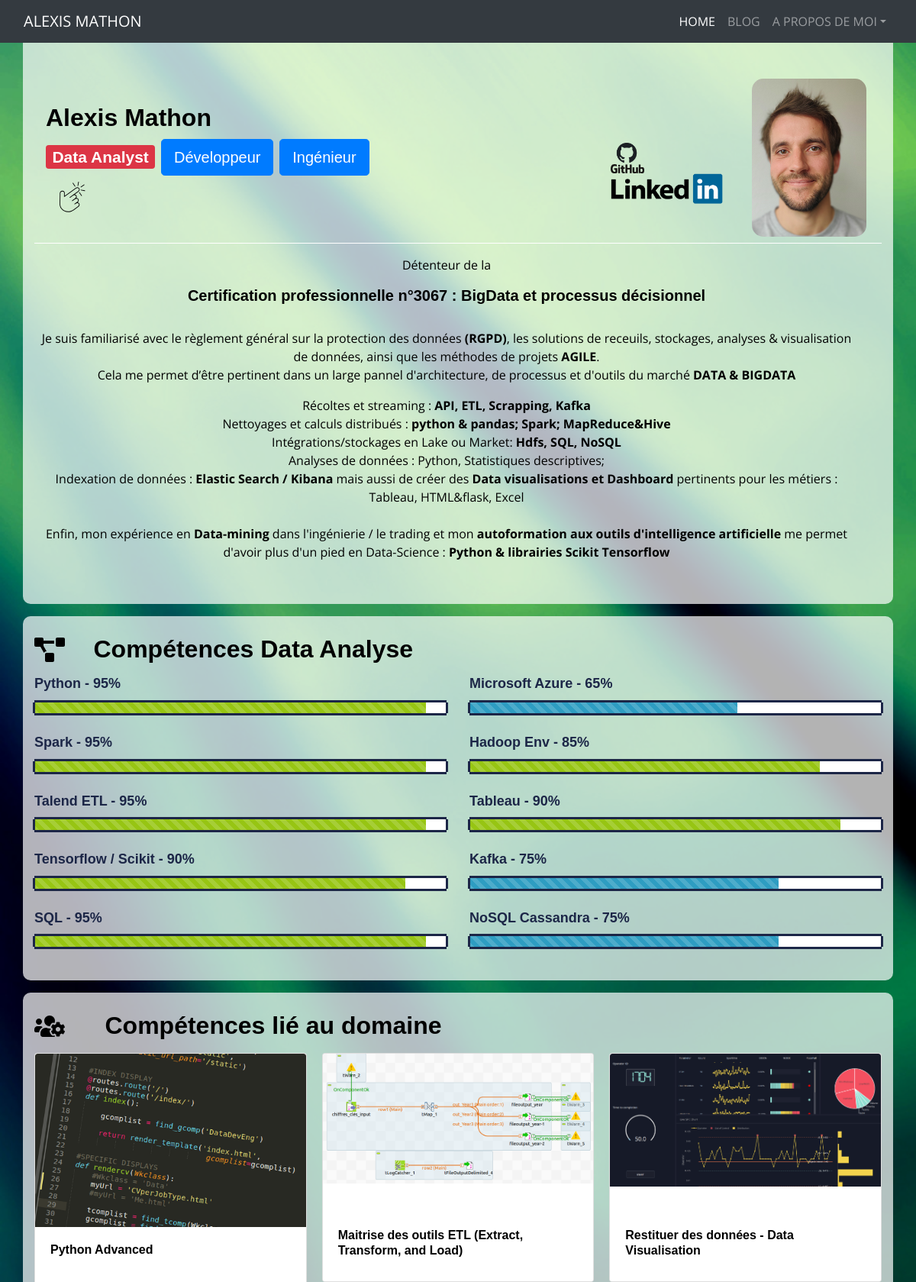
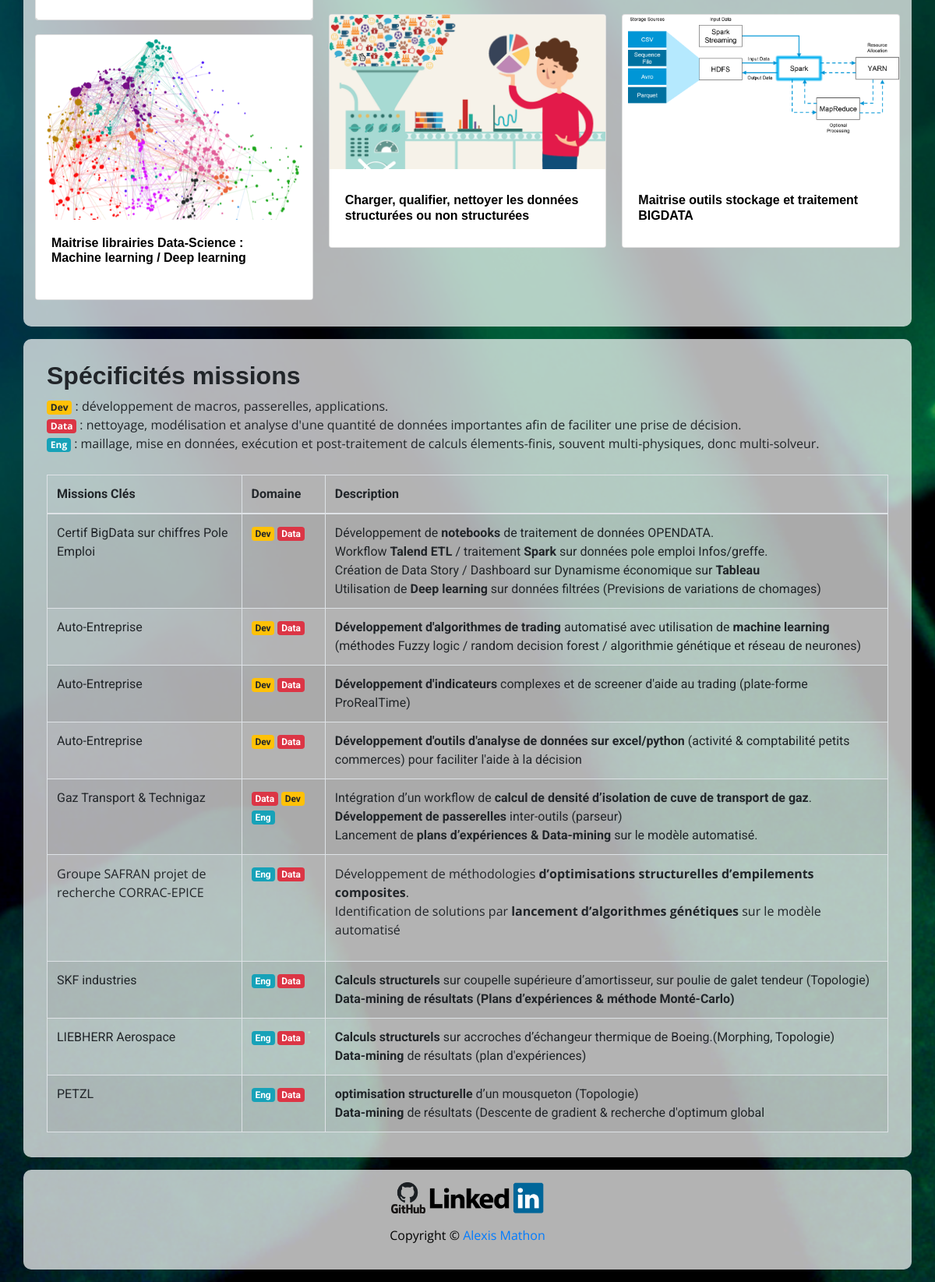
Page /CVdata/ on the committed database (2 pictures, top to bottom).
### cvapp/models.py (models this page shows, shortened)
class CompGraph(db.Model):
    id = db.Column(db.Integer, primary_key=True)
    name = db.Column(db.String(50), nullable=False)
    wc = db.Column(db.Enum(WorkClass), nullable=False)
    percentvalue = db.Column(db.Integer, nullable=False)

class CompGlob(db.Model):
    id = db.Column(db.Integer, primary_key=True)
    name = db.Column(db.String(50), nullable=False)
    img = db.Column(db.String(50), nullable=True)
    wc = db.Column(db.Enum(WorkClass), nullable=False)
    short = db.Column(db.String(200), nullable=False)

### cvapp/views.py (the view)
@routes.route('/CVdata/')
def datacv(): return rendercv('Data')

### cvapp/templates/Page_AboutMe.html (shortened to what this page needs)
{% extends 'base.html' %}
{% block content %}
      {% include 'bloc_presentation.html' %}
      {% if tcomplist: %}
        {% include 'bloc_skillbars.html' %}
      {% endif %}
      {% if gcomplist: %}
        {% include 'bloc_skilldetails.html' %}
      {% endif %}
      {% include 'bloc_xptable.html' %}
{% endblock %}

### cvapp/templates/base.html (shortened to what this page needs)
<!DOCTYPE html>
<html>
  <head>
    <link href="https://stackpath.bootstrapcdn.com/bootstrap/4.3.1/css/bootstrap.min.css" rel="stylesheet">
    <link href="{{ url_for('static', filename='css/style.css') }}" rel="stylesheet">
  </head>
  <body>
    <nav class="navbar fixed-top navbar-expand navbar-dark bg-dark justify-content-between flex-md-nowrap m-0">
        <a class="navbar-brand col-sm-3 col-md-2 mr-0 hidden-mobile" href="">ALEXIS MATHON</a>
        <ul class="nav navbar-nav col-auto ">
          <li class="nav-item active"> <a class="nav-link" href="/index">HOME<span class="sr-only">(current)</span></a> </li>
          <li class="nav-item"> <a class="nav-link" href="/blog" tabindex="-1" aria-disabled="true">BLOG</a> </li>
          <li class="nav-item dropdown"> <a class="nav-link dropdown-toggle" href="#" id="navbarDropdown" role="button" data-toggle="dropdown" aria-haspopup="true" aria-expanded="false" href="/Me">A PROPOS DE MOI</a>
          </li>
        </ul>
    </nav>
    {% block content %}{% endblock %}
    <footer class="text-center">
        <div class="footer-below">
            <div class="container blocgenerique">
                <div class="row">
                    <div class="col-lg-12">
                        <p><a href="https://github.com/Mathonal"> <img src="{{ url_for('static', filename='img/github.png') }}" alt height="40" ></a>
                        <a href="https://www.linkedin.com/in/alexis-mathon-49989639/"> <img src="{{ url_for('static', filename='img/linkedin.png') }}" alt height="40" ></a>
                        </p>
                        <p><span class="italic">Copyright &copy; <a href="https://www.linkedin.com/in/alexis-mathon-49989639/" target="_blank">Alexis Mathon</a></span></p>
                    </div>
                </div>
            </div>
        </div>
    </footer>
  </body>
</html>

### cvapp/templates/bloc_presentation.html (shortened to what this page needs)
    <div class="container blocgenerique">
      <section class="row" style="height: 55px;"> </section>
      <div class="d-flex justify-content-between flex-wrap flex-md-nowrap align-items-center pt-3 pb-2 mb-3 mt-50 border-bottom border-white">
        <div class="col-6 col-md-8 nametitle">
            <h2><strong>Alexis Mathon</strong></h2>
            <h3>
              {% if type == 'Data' %} <span class="badge badge-danger"><strong>Data Analyst</strong></span>
              {% else %} <a href="/CVdata" class="btn btn-primary btn-lg">Data Analyst</a> {% endif %}
              {% if type == 'Dev' %} <span class="badge badge-warning"><strong>Développeur</strong></span>
              {% else %} <a href="/CVdev" class="btn btn-primary btn-lg">Développeur</a> {% endif %}
              {% if type == 'Eng' %} <span class="badge badge-info"><strong>Ingénieur</strong></span>
              {% else %} <a href="/CVeng" class="btn btn-primary btn-lg">Ingénieur</a> {% endif %}
            </h3>
            <div class="icontitle col-md-1 d-none d-md-block"> <img src="{{ url_for('static', filename='img/svg/click.svg') }}" alt height="40" width="40"></div>
        </div>
        <div class="icontitle col-6 col-md-3 col-lg-2 align-items-end">
          <a href="https://github.com/Mathonal"> <img src="{{ url_for('static', filename='img/github.png') }}" alt height="40" ></a>
          <a href="https://www.linkedin.com/in/alexis-mathon-49989639/"> <img src="{{ url_for('static', filename='img/linkedin.png') }}" alt height="40" ></a>
        </div>
        <div class="card-img col-md-3 col-lg-2 d-none d-md-block"><img src="{{ url_for('static', filename='img/id1.png') }}" alt="id" style='border-radius: 15px;'></div>
      </div>
        {% if type=='Data' %}
        <div class="row d-flex col-lg-12 pb-2 mb-3">
            <div class="text-center">
                Détenteur de la <p><h5><strong>Certification professionnelle n°3067 : BigData et processus décisionnel</strong></h5><br>
                Je suis familiarisé avec le règlement général sur la protection des données <strong>(RGPD)</strong>, les solutions de receuils, stockages, analyses & visualisation de données, ainsi que les méthodes de projets <strong>AGILE</strong>.<br>
                Cela me permet d’être pertinent dans un large pannel d'architecture, de processus et d'outils du marché <strong>DATA & BIGDATA</strong></p>
                <p>Récoltes et streaming : <strong>API, ETL, Scrapping, Kafka</strong><br>
                  Nettoyages et calculs distribués : <strong>python & pandas; Spark; MapReduce&Hive</strong><br>
                  Intégrations/stockages en Lake ou Market: <strong>Hdfs, SQL, NoSQL</strong><br>
                  Analyses de données : Python, Statistiques descriptives; </strong><br>
                  Indexation de données : <strong>Elastic Search / Kibana</strong>
                  mais aussi de créer des <strong>Data visualisations et Dashboard</strong> pertinents pour les métiers : Tableau, HTML&flask, Excel <br><br>
                Enfin, mon expérience en <strong>Data-mining</strong> dans l'ingénierie / le trading et mon <strong>autoformation aux outils d'intelligence artificielle</strong> me permet d'avoir plus d'un pied en Data-Science : <strong>Python & librairies Scikit Tensorflow</strong>
                </p>
            </div>
        </div>
      {% endif %}
      </div>

### cvapp/templates/bloc_skillbars.html
<div class="container blocgenerique">
  <section class="row">
    {% if type=='Data' %}
      <div class="row col-12 pb-2 mt-2">
        <div class="icontitle col-md-1 d-none d-md-block"> <img src="{{ url_for('static', filename='img/svg/project-diagram.svg') }}" alt height="40" width="40"></div>
        <div><h2> Compétences Data Analyse </h2> </div>
      </div>
    {% elif type=='Eng' %}
      <div class="row col-12 pb-2 mt-2">
        <div class="icontitle col-md-1 d-none d-md-block"> <img src="{{ url_for('static', filename='img/svg/users-cog.svg') }}" alt height="40" width="40"></div>
        <div><h2> Compétences Ingénierie </h2> </div>
      </div>
    {% elif type=='Dev' %}
      <div class="row col-12 pb-2 mt-2">
        <div class="icontitle col-md-1 d-none d-md-block"> <img src="{{ url_for('static', filename='img/svg/file-code.svg') }}" alt height="40" width="40"></div>
        <div>
        <h2> Compétences Développement </h2></div>
      </div>
    {% endif %}
    {% for comp in tcomplist %}
       <div class="col-md-6">
            <h3 class="progress-title">{{comp.name}} - {{comp.percentvalue}}%</h3>
            <div class="progress">
                <div class="progress-bar
                {% if comp.percentvalue > 75 %} progress-bar-clear
                {% else %} progress-bar-info
                {% endif %} progress-bar-striped active" style="width:{{comp.percentvalue}}%"></div>
            </div>
        </div>
    {% endfor %}
  </section>
</div>

### cvapp/templates/bloc_skilldetails.html (shortened to what this page needs)
<div class="container blocgenerique">
  <section class="row">
      <div class="row col-12 pb-2 mt-2">
        <div class="icontitle col-md-1 d-none d-md-block"> <img src="{{ url_for('static', filename='img/svg/users-cog.svg') }}" alt height="40" width="40"></div>
        {% if type == 'All' %}
        <div class="col-md-11"><h2> Compétences du consultant </h2> </div>
        {% else %}
        <div class="col-md-11"><h2> Compétences lié au domaine </h2> </div>
        {% endif %}
      </div>
      <div class="container">
        <div class="card-columns">
      {% for comp in gcomplist %}
      <div class="card">
        <img class="card-img-top" {% if comp.img!=None: %} src="{{url_for('static', filename=comp.img) }}") {% endif %} alt="Card image cap">
        <div class="card-body">
          <h5 class="card-title">{{comp.name}}</h5>
        </div>
      </div>
      {% endfor %}
        </div>
      </div>
  </section>
</div>

### cvapp/templates/bloc_xptable.html (shortened to what this page needs)
        <div class="container blocgenerique">
          <section class="col-sm-12 table-responsive">
            <table class="table table-bordered table-striped table-condensed">
              <caption>
                <h2>Spécificités missions</h2>
                <p><span class="badge badge-warning">Dev</span> : développement de macros, passerelles, applications.<br>
                <span class="badge badge-danger">Data</span> : nettoyage, modélisation et analyse d'une quantité de données importantes afin de faciliter une prise de décision.<br>
                <span class="badge badge-info">Eng</span> : maillage, mise en données, exécution et post-traitement de calculs élements-finis, souvent multi-physiques, donc multi-solveur.</p>
              </caption>
              <thead>
                <tr>
                  <th>Missions Clés</th>
                  <th>Domaine</th>
                  <th>Description</th>
                </tr>
              </thead>
              <tbody>
                {% for i in range(0,5) %}
                {% if i==3 %}
                <tr>
                  <td>Gaz Transport & Technigaz</td>
                  <td><span class="badge badge-danger">Data</span> <span class="badge badge-warning">Dev</span> <span class="badge badge-info">Eng</span></td>
                  <td>
                  Intégration d’un workflow de <strong>calcul de densité d’isolation de cuve de transport de gaz</strong>.<br>
                  <strong>Développement de passerelles</strong> inter-outils (parseur)<br>
                  Lancement de <strong>plans d’expériences & Data-mining</strong> sur le modèle automatisé.
                  </td>
                </tr> {% endif %}
                {% if type!='Eng' %}
                {% if i==0 %}
                <tr>
                  <td>Certif BigData sur chiffres Pole Emploi</td>
                  <td><span class="badge badge-warning">Dev</span> <span class="badge badge-danger">Data</span></td>
                  <td> Développement de <strong>notebooks</strong> de traitement de données OPENDATA.<br>
                    Workflow <strong>Talend ETL</strong> / traitement <strong>Spark</strong> sur données pole emploi Infos/greffe.<br>
                    Création de Data Story / Dashboard sur Dynamisme économique sur <strong>Tableau</strong> <br>
                    Utilisation de <strong>Deep learning</strong> sur données filtrées (Previsions de variations de chomages)</td>
                </tr> {% endif %}
                {% if i==2 %}
                <tr>
                  <td>Auto-Entreprise</td>
                  <td><span class="badge badge-warning">Dev</span> <span class="badge badge-danger">Data</span></td>
                  <td> <strong> Développement d'algorithmes de trading</strong> automatisé avec utilisation de <strong>machine learning</strong> (méthodes Fuzzy logic / random decision forest / algorithmie génétique et réseau de neurones)</td>
                </tr> {% endif %}
                {% if i==2 %}
                <tr>
                  <td>Auto-Entreprise</td>
                  <td><span class="badge badge-warning">Dev</span> <span class="badge badge-danger">Data</span></td>
                  <td> <strong>Développement d'indicateurs</strong> complexes et de screener d'aide au trading (plate-forme ProRealTime)</td>
                </tr> {% endif %}
                {% if i==2 %}
                <tr>
                  <td>Auto-Entreprise</td>
                  <td><span class="badge badge-warning">Dev</span> <span class="badge badge-danger">Data</span></td>
                  <td> <strong>Développement d'outils d'analyse de données sur excel/python</strong> (activité & comptabilité petits commerces) pour faciliter l'aide à la décision </td>
                </tr> {% endif %}
                {% endif %}
                {% if type!='Dev' %}
                {% if i==4 %}
                <tr>
                  <td><p>Groupe SAFRAN projet de recherche CORRAC-EPICE<p></td>
                  <td><span class="badge badge-info">Eng</span> <span class="badge badge-danger">Data</span></td>
                  <td><p> Développement de méthodologies <strong>d’optimisations structurelles d’empilements composites</strong>.<br>
                  Identification de solutions par <strong>lancement d’algorithmes génétiques</strong> sur le modèle automatisé</p></td>
                </tr> {% endif %}
                {% if i==4 %}
                <tr>
                  <td>SKF industries</td>
                  <td><span class="badge badge-info">Eng</span> <span class="badge badge-danger">Data</span></td>
                  <td> <strong>Calculs structurels</strong> sur coupelle supérieure d’amortisseur, sur poulie de galet tendeur (Topologie)<br>
                  <strong>Data-mining de résultats (Plans d’expériences & méthode Monté-Carlo)</strong></td>
                </tr> {% endif %}
                {% if i==4 %}
                <tr>
                  <td>LIEBHERR Aerospace</td>
                  <td><span class="badge badge-info">Eng</span> <span class="badge badge-danger">Data</span></td>
                  <td> <strong>Calculs structurels</strong> sur accroches d’échangeur thermique de Boeing.(Morphing, Topologie) <br>
                  <strong>Data-mining</strong> de résultats (plan d'expériences) </td>
                </tr> {% endif %}
                {% if i==4 %}
                <tr>
                  <td>PETZL</td>
                  <td><span class="badge badge-info">Eng</span> <span class="badge badge-danger">Data</span></td>
                  <td> <strong>optimisation structurelle</strong> d’un mousqueton (Topologie) <br>
                  <strong>Data-mining</strong> de résultats (Descente de gradient & recherche d'optimum global</td>
                </tr> {% endif %}
                {% endif %}
                {% endfor %}
              </tbody>
            </table>
          </section>
        </div>

### rows in the picture
CompGraph: name "Python", percentvalue "95"
CompGraph: name "Microsoft Azure", percentvalue "65"
CompGraph: name "Spark", percentvalue "95"
CompGraph: name "Hadoop Env", percentvalue "85"
CompGraph: name "Talend ETL", percentvalue "95"
CompGraph: name "Tableau", percentvalue "90"
CompGraph: name "Tensorflow / Scikit", percentvalue "90"
CompGraph: name "Kafka", percentvalue "75"
CompGraph: name "SQL", percentvalue "95"
CompGraph: name "NoSQL Cassandra", percentvalue "75"
CompGlob: img (picture), name "Python Advanced"
CompGlob: img (picture), name "Maitrise librairies Data-Science : Machine learning / Deep learning"
CompGlob: img (picture), name "Maitrise des outils ETL (Extract, Transform, and Load)"
CompGlob: img (picture), name "Charger, qualifier, nettoyer les données structurées ou non structurées"
CompGlob: img (picture), name "Restituer des données - Data Visualisation"
CompGlob: img (picture), name "Maitrise outils stockage et traitement BIGDATA"
